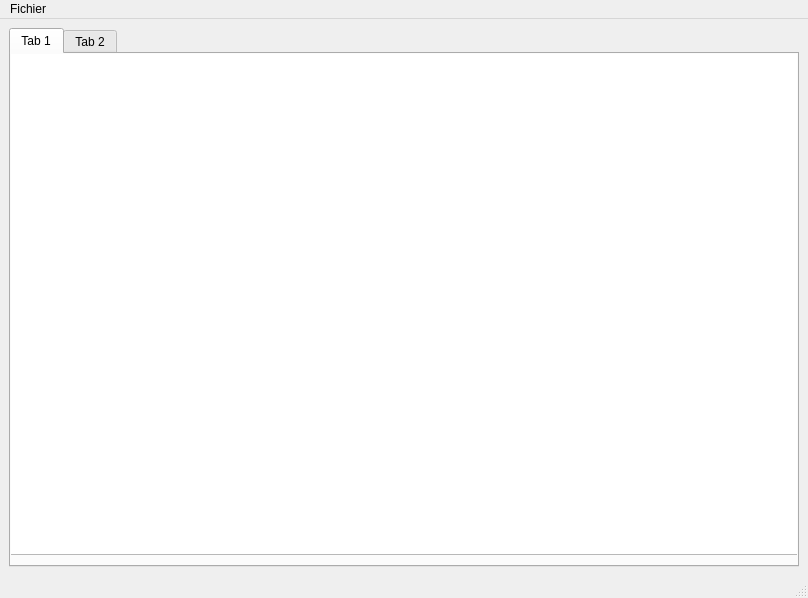
<?xml version="1.0" encoding="UTF-8"?>
<ui version="4.0">
 <class>MainWindow</class>
 <widget class="QMainWindow" name="MainWindow">
  <property name="geometry">
   <rect>
    <x>0</x>
    <y>0</y>
    <width>808</width>
    <height>598</height>
   </rect>
  </property>
  <property name="windowTitle">
   <string>MainWindow</string>
  </property>
  <widget class="QWidget" name="centralwidget">
   <layout class="QGridLayout" name="gridLayout_3">
    <item row="0" column="0">
     <layout class="QGridLayout" name="gridLayout">
      <item row="0" column="0">
       <widget class="QTabWidget" name="tabWidget">
        <property name="currentIndex">
         <number>0</number>
        </property>
        <widget class="QWidget" name="tab">
         <attribute name="title">
          <string>Tab 1</string>
         </attribute>
         <widget class="QTextEdit" name="Page">
          <property name="geometry">
           <rect>
            <x>-20</x>
            <y>-10</y>
            <width>811</width>
            <height>511</height>
           </rect>
          </property>
         </widget>
        </widget>
        <widget class="QWidget" name="tab_2">
         <attribute name="title">
          <string>Tab 2</string>
         </attribute>
         <widget class="QTextEdit" name="textEdit">
          <property name="geometry">
           <rect>
            <x>-7</x>
            <y>-1</y>
            <width>791</width>
            <height>501</height>
           </rect>
          </property>
         </widget>
        </widget>
       </widget>
      </item>
     </layout>
    </item>
   </layout>
  </widget>
  <widget class="QMenuBar" name="menubar">
   <property name="geometry">
    <rect>
     <x>0</x>
     <y>0</y>
     <width>808</width>
     <height>23</height>
    </rect>
   </property>
   <widget class="QMenu" name="menuFichier">
    <property name="title">
     <string>Fichier</string>
    </property>
    <addaction name="actionOuvrir"/>
    <addaction name="actionEnregistrer"/>
   </widget>
   <addaction name="menuFichier"/>
  </widget>
  <widget class="QStatusBar" name="statusbar"/>
  <action name="actionOuvrir">
   <property name="text">
    <string>Ouvrir</string>
   </property>
   <property name="whatsThis">
    <string>&lt;html&gt;&lt;head/&gt;&lt;body&gt;&lt;p&gt;Ouvrir un fichier déjà existant&lt;/p&gt;&lt;/body&gt;&lt;/html&gt;</string>
   </property>
  </action>
  <action name="actionEnregistrer">
   <property name="text">
    <string>Enregistrer</string>
   </property>
  </action>
 </widget>
 <resources/>
 <connections/>
</ui>
